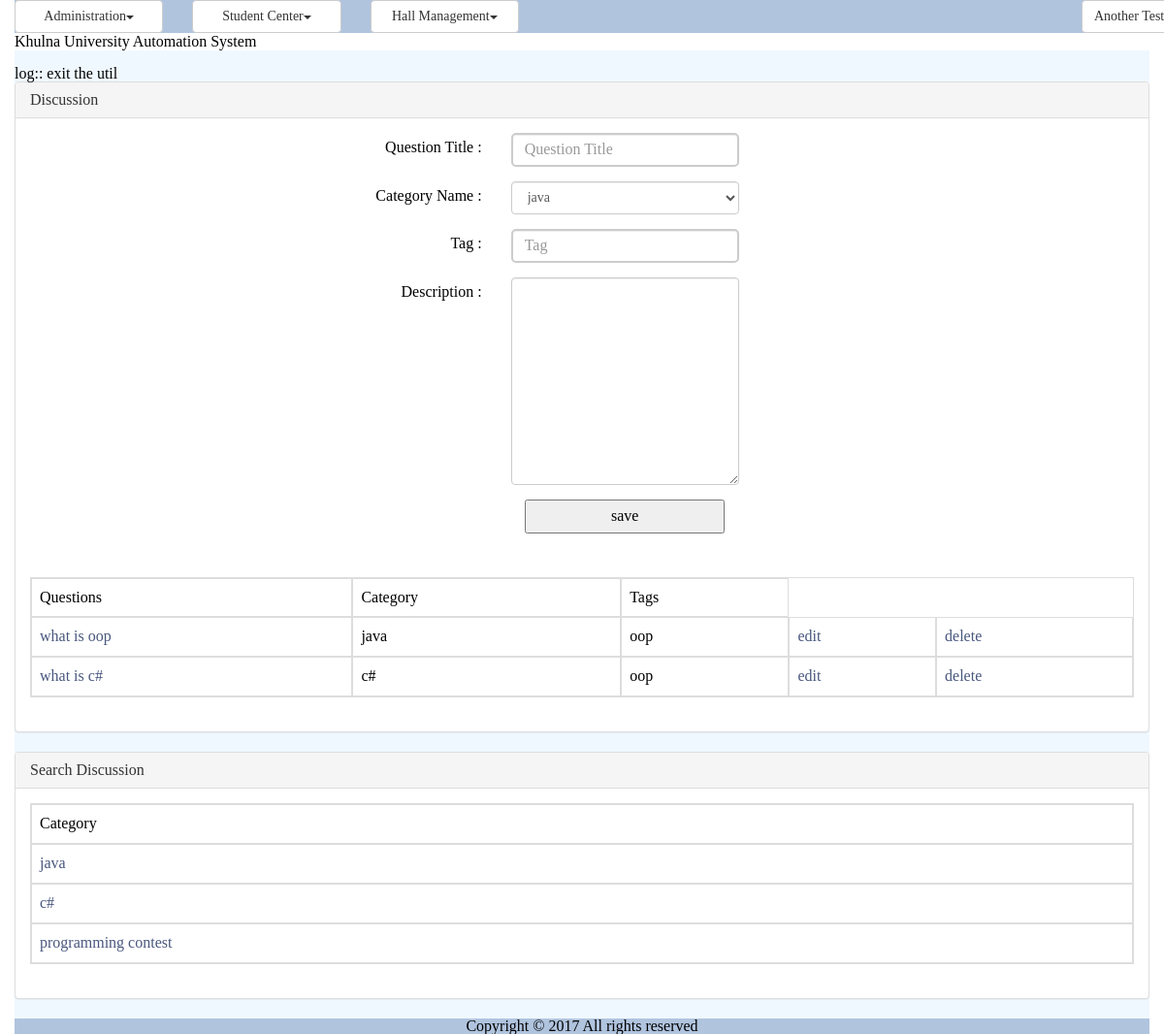
/discussion.php (signed in), run on the app's committed database.
### tables this page shows
CREATE TABLE `tbl_discussion_category` (
  `ID` varchar(40) NOT NULL,
  `Name` varchar(40) NOT NULL
);

CREATE TABLE `tbl_discussion` (
  `ID` varchar(40) NOT NULL,
  `Title` varchar(150) NOT NULL,
  `CategoryID` varchar(40) NOT NULL,
  `Description` varchar(300) NOT NULL,
  `Tag` varchar(200) NOT NULL,
  `CreationDate` datetime NOT NULL,
  `CreatorID` varchar(40) NOT NULL
);

### modules/forum/ui/blade/view.discussion.blade.php (called while the page is built, shortened)
<?php
include_once UTILITY.'class.util.php';
include_once MODULES_FORUM.'bao/class.discussionbao.php';
include_once MODULES_FORUM.'bao/class.discussionCategorybao.php';
$_DiscussionBAO = new DiscussionBAO();
$_DiscussionCategoryBAO = new DiscussionCategoryBAO();
?>

### modules/forum/bao/class.discussionCategorybao.php (called while the page is built, shortened)
<?php
include_once UTILITY.'class.util.php';
include_once MODULES_FORUM.'dao/class.discussionCategorydao.php';
Class DiscussionCategoryBAO{
	private $_DiscussionCategoryDAO;
	public function __construct(){
		$this->_DiscussionCategoryDAO = new DiscussionCategoryDAO();
	}
	public function getAllDiscussionCategorys(){
		$Result = $this->_DiscussionCategoryDAO->getAllDiscussionCategorys();
		return $Result;
	}
}
?>

### modules/forum/dao/class.discussionCategorydao.php (called while the page is built, shortened)
<?php
include_once COMMON.'class.common.php';
include_once COMMON.'class.common.forum.php';
include_once UTILITY.'class.util.php';
Class DiscussionCategoryDAO{
	private $_DB;
	public function __construct(){
		$this->_DB = DBUtil::getInstance();
	}
	public function getAllDiscussionCategorys(){
		$DiscussionCategoryList = array();
		$this->_DB->doQuery("SELECT * FROM tbl_discussion_category");
		$rows = $this->_DB->getAllRows();
		for($i = 0; $i < sizeof($rows); $i++) {
			$row = $rows[$i];
			$this->_DiscussionCategory = new DiscussionCategory();
		    $this->_DiscussionCategory->setID ( $row['ID']);
		    $this->_DiscussionCategory->setName( $row['Name'] );
		    $DiscussionCategoryList[]=$this->_DiscussionCategory;
		}
		$Result = new Result();
		$Result->setIsSuccess(1);
		$Result->setResultObject($DiscussionCategoryList);
		return $Result;
	}
}
?>

### common/class.common.php (called while the page is built, shortened)
<?php
class Result{
    private $_IsSuccess=0;
    private $_ResultObject;
    public function setIsSuccess($IsSuccess){
        $this->_IsSuccess = $IsSuccess;
    }
    public function getIsSuccess(){
        return $this->_IsSuccess;
    }
    public function setResultObject($ResultObject){
        $this->_ResultObject = $ResultObject;
    }
    public function getResultObject(){
        return $this->_ResultObject;
    }
}
?>

### common/class.common.forum.php (called while the page is built, shortened)
<?php
class DiscussionCategory{
    private $_ID;
    private $_name;
    public function setID ( $ID ) {
        $this->_ID = $ID;
    }
    public function getID () {
        return $this->_ID;
    }
    public function setName ($Name){
        $this->_name = $Name;
    }
    public function getName(){
        return $this->_name;
    }
}
class Discussion{
    private $_ID;
    private $_Name;
    private $_Category;
    private $_Tag;
    public function setID ( $ID ) {
        $this->_ID = $ID;
    }
    public function getID () {
        return $this->_ID;
    }
    public function setName ( $Name ) {
        $this->_Name = $Name;
    }
    public function getName () {
        return $this->_Name;
    }
    public function setCategory ( $Category ) {
        $this->_Category = $Category;
    }
    public function getCategory () {
        return $this->_Category;
    }
    public function setTag( $Tag ) {
        $this->_Tag = $Tag;
    }
    public function getTag() {
        return $this->_Tag;
    }
}
?>

### modules/forum/bao/class.discussionbao.php (called while the page is built, shortened)
<?php
include_once UTILITY.'class.util.php';
include_once MODULES_FORUM.'dao/class.discussiondao.php';
Class DiscussionBAO{
	private $_DiscussionDAO;
	public function __construct(){
		$this->_DiscussionDAO = new DiscussionDAO();
	}
	public function getAllDiscussions(){
		$Result = $this->_DiscussionDAO->getAllDiscussions();
		return $Result;
	}
	public function getNameFromCatagoryID($Discussion){
		$Result = $this->_DiscussionDAO->getNameFromCatagoryID($Discussion);
		return $Result;
	}
}
?>

### modules/forum/dao/class.discussiondao.php (called while the page is built, shortened)
<?php
include_once COMMON.'class.common.php';
include_once COMMON.'class.common.forum.php';
include_once UTILITY.'class.util.php';
include_once 'class.discussionCategorydao.php';
Class DiscussionDAO{
	private $_DB;
	public function __construct(){
		$this->_DB = DBUtil::getInstance();
	}
	public function getAllDiscussions(){
		$DiscussionList = array();
		$this->_DB->doQuery("SELECT * FROM tbl_discussion");
		$rows = $this->_DB->getAllRows();
		for($i = 0; $i < sizeof($rows); $i++) {
			$row = $rows[$i];
			$this->_Discussion = new Discussion();
		    $this->_Discussion->setID ( $row['ID']);
		    $this->_Discussion->setName( $row['Title'] );
		    $this->_Discussion->setCategory( $row['CategoryID'] );
		    $this->_Discussion->setDescription( $row['Description'] );
		    $this->_Discussion->setTag( $row['Tag'] );
		    $this->_Discussion->setCreationDate( $row['CreationDate'] );
		    $this->_Discussion->setCreator( $row['CreatorID'] );
		    $DiscussionList[]=$this->_Discussion;
		}
		$Result = new Result();
		$Result->setIsSuccess(1);
		$Result->setResultObject($DiscussionList);
		return $Result;
	}
	public function getNameFromCatagoryID($CatagoryID){
		$SQL = "SELECT * FROM tbl_discussion_category
				WHERE ID='".$CatagoryID."'";
		$SQL = $this->_DB->doQuery($SQL);
		$row = $this->_DB->getTopRow();
		$this->_DiscussionCategory = new DiscussionCategory();
		$this->_DiscussionCategory->setID ( $row['ID']);
		$this->_DiscussionCategory->setName( $row['Name'] );
	 	$Result = new Result();
		$Result->setIsSuccess(1);
		$Result->setResultObject($this->_DiscussionCategory);
		return $Result;
	}
}
?>

### modules/forum/ui/view.discussion.php (the view)
<?php
include_once 'blade/view.discussion.blade.php';
include_once COMMON.'class.common.php';
?>
<div class="panel panel-default">
    <div class="panel-heading">Discussion</div>
    <div class="panel-body">
	<div id="form">
		<form method="post" class="form-horizontal">
			<div class="form-group">
				<label class="control-label col-sm-4" for="txtQuestion">Question Title : </label>
				<div class="col-sm-6">
					<input type="text" class="form-control"  name="txtQuestion" placeholder="Question Title" value="<?php
					if(isset($_GET['edit'])) echo $getROW->getName();  ?>" />
				</div>
			</div>
			<div class="form-group">
				<label class="control-label col-sm-4" for="txtCat">Category Name : </label>
				<div class="col-sm-6">
						    <?php
						    $var = '<select name="txtCat" class="form-control"  id="select-from-cat">';
							$Result = $_DiscussionCategoryBAO->getAllDiscussionCategorys();
							if($Result->getIsSuccess()){
								$DiscussionCategorys = $Result->getResultObject();
						       for ($i=0; $i < sizeof($DiscussionCategorys); $i++) {
						       		$DiscussionCategory = $DiscussionCategorys[$i];
						    		$var = $var. '<option value="'.$DiscussionCategory->getID().'"';
						          	$var = $var.'>'.$DiscussionCategory->getName().'</option>';
								}
								$var = $var.'</select>';
							}
							echo $var;
							?>
				</div>
			</div>
			<div class="form-group">
				<label class="control-label col-sm-4" for="txtTag">Tag : </label>
				<div class="col-sm-6">
					<input type="text" class="form-control"  name="txtTag" placeholder="Tag" value="<?php
					if(isset($_GET['edit'])) echo $getROW->getTag();  ?>" />
				</div>
			</div>
			<div class="form-group">
				<label class="control-label col-sm-4" for="txtDes">Description : </label>
				<div class="col-sm-6">
					<textarea rows="10" cols="40" class="form-control"  name="txtDes" placeholder="Description"
					value="<?php
					if(isset($_GET['edit'])) echo $getROW->getDescription();  ?>" >
					</textarea>
				</div>
			</div>
	        <div class="form-group">
              <div class="col-sm-offset-2 col-sm-10">
						<?php
						if(isset($_GET['edit']))
						{
							?>
							<button type="submit" name="update">update</button>
							<?php
						}
						else
						{
							?>
							<button type="submit" name="save">save</button>
							<?php
						}
						?>
				</div>
			</div>
		</form>
	</div>
	</div>
	<div class="panel-body">
	<table class="table table-bordered">
	<?php
	$Result = $_DiscussionBAO->getAllDiscussions();
	if($Result->getIsSuccess()){
		$DiscussionList = $Result->getResultObject();
	?>
		<tr>
			<th>Questions</th>
			<th>Category</th>
			<th>Tags</th>
		</tr>
		<?php
		for($i = 0; $i < sizeof($DiscussionList); $i++) {
			$Discussion = $DiscussionList[$i];
			?>
		    <tr>
		    <td><a href="discussion_comment.php?view=<?php echo $Discussion->getID(); ?>" onclick="return ; " >
		    <?php echo $Discussion->getName(); ?></a></td>
			    <td><?php $id = $Discussion->getCategory();
			    	$Result2 = $_DiscussionBAO->getNameFromCatagoryID($id);
			    	if ($Result2->getIsSuccess()) {
			    		$DiscussionCategory = $Result2->getResultObject();
			    		echo $DiscussionCategory->getName();
			    	}
			    	 ?></td>
			    <td><?php echo $Discussion->getTag(); ?></td>
			    <td><a href="?edit=<?php echo $Discussion->getID(); ?>" onclick="return confirm('sure to edit !'); " >edit</a></td>
			    <td><a href="?del=<?php echo $Discussion->getID(); ?>" onclick="return confirm('sure to delete !'); " >delete</a></td>
		    </tr>
	    <?php
		}
	}
	else{
		echo $Result->getResultObject();
	}
	?>
	</table>
	</div>
</div>
<div class="panel panel-default">
    <div class="panel-heading">Search Discussion</div>
	<div class="panel-body">
		<table class="table table-bordered">
			<tr>
				<th>Category</th>
			</tr>
			<?php
				$Result = $_DiscussionCategoryBAO->getAllDiscussionCategorys();
				if($Result->getIsSuccess())
				{
					$DiscussionCategorys = $Result->getResultObject();
			        for ($i=0; $i < sizeof($DiscussionCategorys); $i++)
					{
						$DiscussionCategory = $DiscussionCategorys[$i];?>
						<tr><td><a href="discussion_search.php?Category=<?php echo $DiscussionCategory->getID(); ?>" onclick="return; "> <?php echo $DiscussionCategory->getName() ?> </a></td>
						</tr>
					<?php
					}
				}
				?>
		</table>
	</div>
</div>

### resources/css/style.css (style rules this page uses)
input[type=text] { width: 230px; box-sizing: border-box; border: 2px solid #ccc; border-radius: 5px; font-size: 16px; background-color: white; background-image: url('searchicon.png'); background-position: 10px 10px; background-repeat: no-repeat; -webkit-transition: width 0.4s ease-in-out; transition: width 0.4s ease-in-out; }
#form { width:500px; margin:0px auto; text-align:center; }
#form form input { width:100%; height:35px; }
form button { width:50%; height:35px; }
table,td { border:solid #e9e9e9 1px; }
body { font-family: Verdana; font-size: 12px; color: #444; }
a { color: #48577D; text-decoration: none; }

### data on the page
tbl_discussion_category: txtCat "java", Name "java"
tbl_discussion: Title "what is oop", tbl_discussion_category.Name "java", Tag "oop"
tbl_discussion: Title "what is c#", tbl_discussion_category.Name "c#", Tag "oop"
tbl_discussion_category: Name "c#"
tbl_discussion_category: Name "programming contest"

### other printed values
$globalMenu[$i]->getTitle() "Administration Student Center Hall Management"
$CurrentUser->getFirstName() "Another"
$CurrentUser->getLastName() "Test…"
